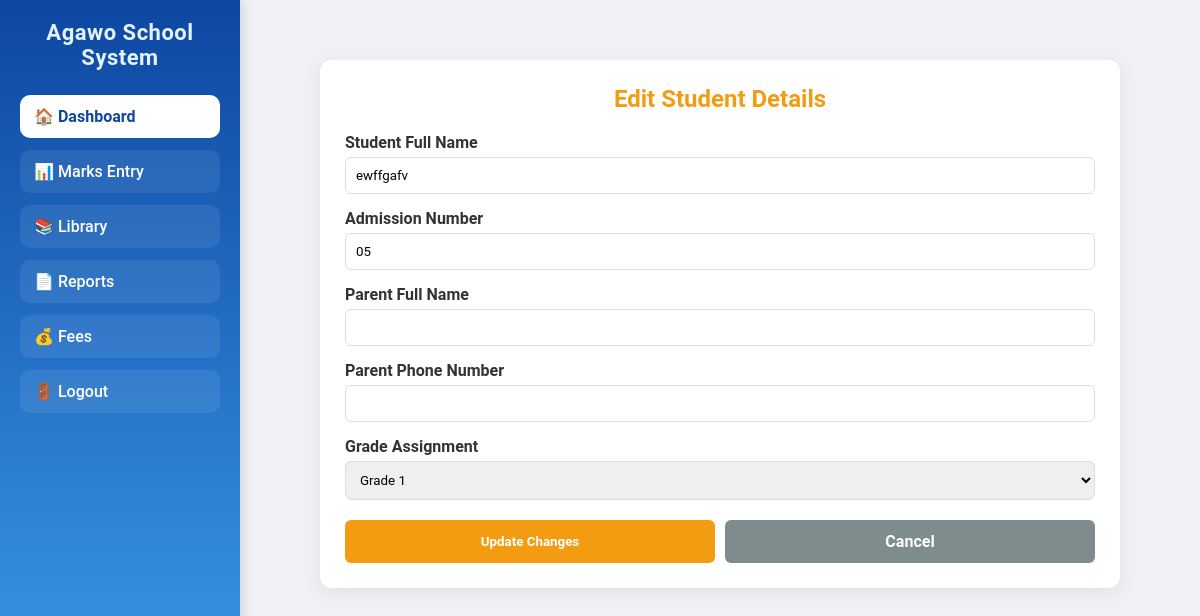
/student/131/edit/ (signed in), run on the app's committed database.
### core/models.py (models this page shows, shortened)
class Student(models.Model):
    student_name = models.CharField(max_length=200)
    admission_number = models.CharField(max_length=20, unique=True)
    grade = models.CharField(max_length=20, choices=GRADE_CHOICES)
    parent_name = models.CharField(max_length=200, blank=True, null=True)
    parent_phone = models.CharField(max_length=15, blank=True, null=True)

### core/views.py (the view, shortened to what this page needs)
# urls.py: path('student/<int:student_id>/edit/', views.edit_student, name='edit_student'),
@login_required
@user_passes_test(is_admin)
def edit_student(request, student_id):
    student = get_object_or_404(Student, id=student_id)
    raw_grade_str = str(student.grade or "1")
    numeric_match = re.search(r'\d+', raw_grade_str)
    grade_id = numeric_match.group() if numeric_match else "1"
    return render(request, "edit_student.html", {
        "student": student,
        "grade_id": int(grade_id),  # Guarantees integer layout for {% url 'grade_students' grade_id %}
        "grades": [f"Grade {i}" for i in range(1, 10)]
    })

### core/views.py (called while the page is built)
def is_admin(user):
    return user.is_staff

### templates/edit_student.html (shortened to what this page needs)
{% extends "base.html" %}
{% block content %}
<div class="container">
    <h2>Edit Student Details</h2>
    <form method="POST">
        <div class="form-group">
            <label for="student_name">Student Full Name</label>
            <input type="text" id="student_name" name="student_name" value="{{ student.student_name }}" required>
        </div>
        <div class="form-group">
            <label for="admission_number">Admission Number</label>
            <input type="text" id="admission_number" name="admission_number" value="{{ student.admission_number }}" required>
        </div>
        <div class="form-group">
            <label for="parent_name">Parent Full Name</label>
            <input type="text" id="parent_name" name="parent_name" value="{{ student.parent_name|default:'' }}">
        </div>
        <div class="form-group">
            <label for="parent_phone">Parent Phone Number</label>
            <input type="text" id="parent_phone" name="parent_phone" value="{{ student.parent_phone|default:'' }}">
        </div>
        <div class="form-group">
            <label for="grade">Grade Assignment</label>
            <select id="grade" name="grade">
                {% for g in grades %}
                    <option value="{{ g }}" {% if student.grade == g %}selected{% endif %}>{{ g }}</option>
                {% endfor %}
            </select>
        </div>
        <div class="actions-row">
            <button type="submit" class="btn btn-save">Update Changes</button>
            <a href="{% url 'grade_students' grade_id %}" class="btn btn-cancel">Cancel</a>
        </div>
    </form>
</div>
{% endblock %}

### templates/base.html (style rules this page uses)
* { margin:0; padding:0; box-sizing:border-box; font-family:'Roboto', Arial, sans-serif; }
body { display:flex; min-height:100vh; background:#f0f2f5; color:#333; }
.btn { display:inline-block; padding:10px 18px; background:#1565c0; color:#fff; border-radius:8px; text-decoration:none; font-weight:500; transition: background 0.3s ease; }

### templates/edit_student.html (style rules this page uses)
.container { max-width: 800px; margin: 30px auto; background: #ffffff; padding: 25px; border-radius: 12px; box-shadow: 0 4px 20px rgba(0,0,0,0.08); font-family: Arial, sans-serif; }
h2 { text-align: center; color: #f39c12; margin-bottom: 20px; }
.form-group { margin-bottom: 15px; }
.form-group label { display: block; margin-bottom: 5px; font-weight: bold; color: #333; }
.form-group input, .form-group select { width: 100%; padding: 10px; border-radius: 6px; border: 1px solid #ddd; box-sizing: border-box; }
.actions-row { display: flex; gap: 10px; margin-top: 20px; }
.btn { flex: 1; padding: 12px; border: none; border-radius: 6px; cursor: pointer; font-weight: bold; text-align: center; text-decoration: none; }
.btn-save { background: #f39c12; color: white; }
.btn-cancel { background: #7f8c8d; color: white; }

### data on the page
Student: student_name "ewffgafv", admission_number "05", grade "Grade 1"
